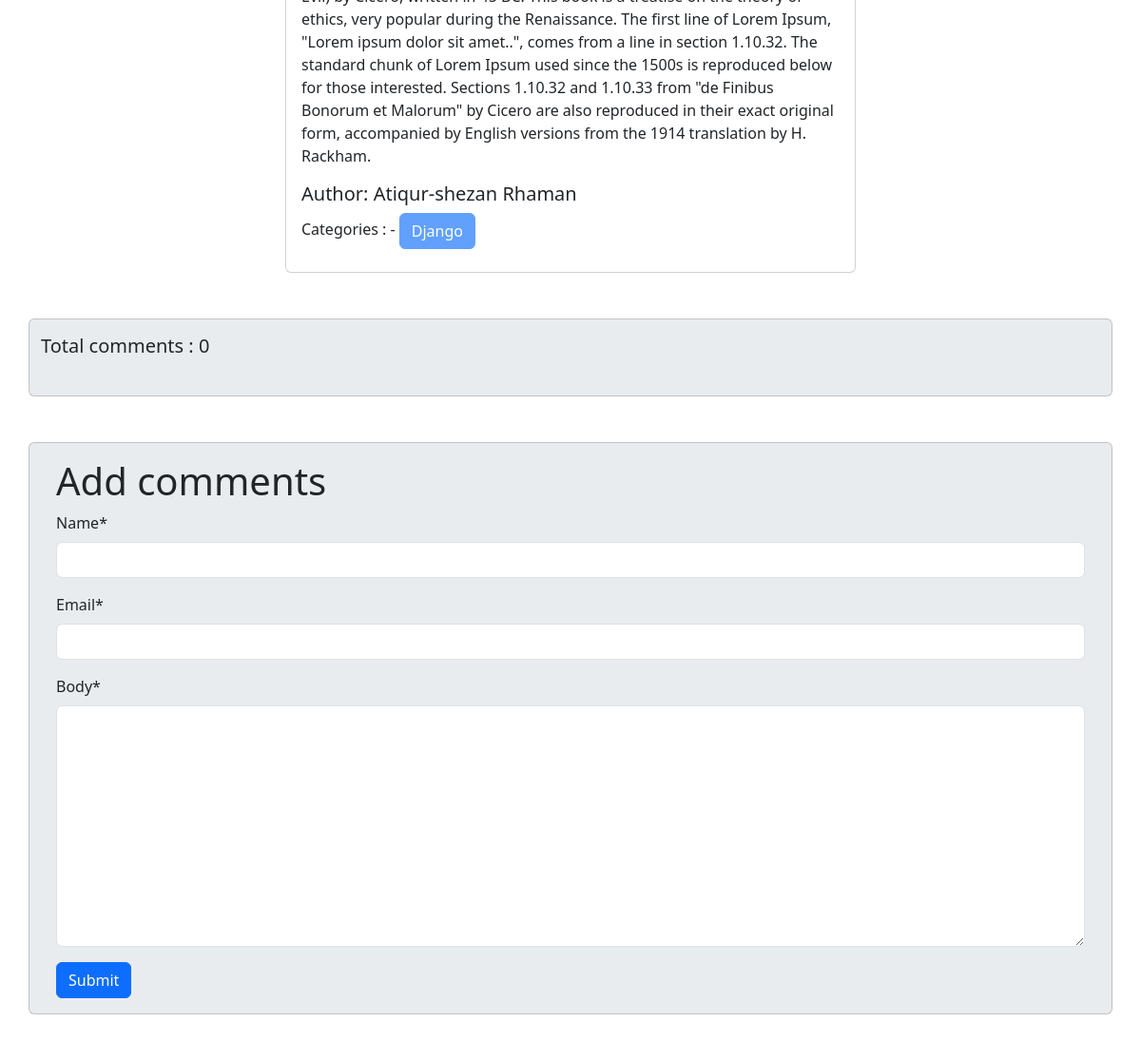
/post/details/7/ (lower part), run on an earlier commit of the app's database.
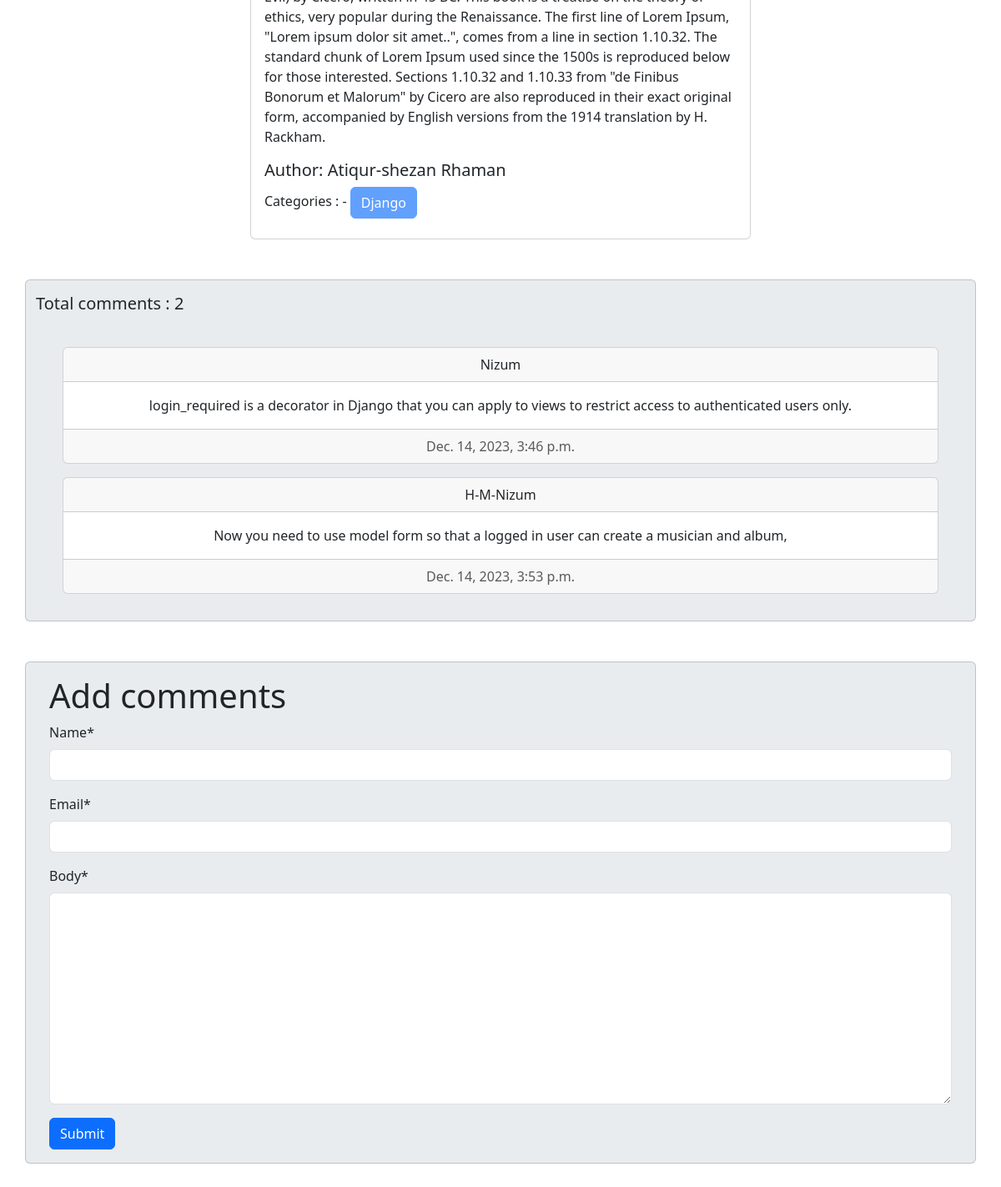
And on a later commit of the database.
### categories/models.py (models this page shows, shortened)
class Category(models.Model):
    name = models.CharField(max_length=100)
    slug = models.SlugField(max_length=100, unique=True, null=True, blank=True)

### posts/models.py (models this page shows, shortened)
class Comment(models.Model):
    post = models.ForeignKey(Post, on_delete = models.CASCADE, related_name='comments')
    name = models.CharField(max_length=30)
    email = models.EmailField()
    body = models.TextField()
    created_on = models.DateTimeField(auto_now_add = True)

### posts/views.py (the view, shortened to what this page needs)
# urls.py: path('details/<int:pk>/', views.post_details_view.as_view(), name='details_post'),
class post_details_view(DetailView):
    model  = models.Post
    template_name = 'post_details.html'
    def get_context_data(self, **kwargs: Any):
        context = super().get_context_data(**kwargs)
        post = self.object # post model ar object ekhan a store korlam
        comments = post.comments.all()
        comment_form = forms.CommentForm()
        context['comments'] = comments
        context['comment_form'] = comment_form
        return context

### posts/forms.py
class CommentForm(forms.ModelForm):
    class Meta:
        model = Comment
        fields = ['name', 'email', 'body']

### posts/templates/post_details.html (shortened to what this page needs)
{% extends "base.html" %}
{% load crispy_forms_tags %}
{% block content %}
<div style="width: 50%; margin: auto">
    <div class="col-sm-12 mb-6 mb-sm-4">
        <div class="card">
            <div class="card-body">
                <p class="card-text">{{post.content}}</p>
                <h5 class="card-title">Author: {{post.author.first_name}} {{post.author.last_name}}</h5>
                <div class="mb-2">
                    Categories : -
                    {% for j in post.category.all %}
                    <button class="btn btn-primary" disabled>{{j.name}}</button>
                    {% endfor %}
                </div>
            </div>
        </div>
    </div>
</div>
<div class="card container mt-5 mb-5 pt-3 bg-body-secondary">
    <h5>Total comments : {{comments | length}}</h5>
    <div class="card-body">
      {% for c in comments %}
      <div class="card text-center m-3">
        <div class="card-header">
           {{c.name}}
        </div>
        <div class="card-body">
          <p class="card-text">{{c.body}}</p>
        </div>
        <div class="card-footer text-body-secondary">
          {{c.created_on}}
        </div>
      </div>
      {% endfor %}
    </div>
  </div>
<div class="card container mt-5 mb-5 bg-body-secondary">
    <div class="card-body">
      <h1>Add comments</h1>
      <form method="post">
          {{comment_form | crispy}}
          <button type="submit" class="btn btn-primary">Submit</button>
      </form>
    </div>
  </div>
{% endblock content %}

What changed in the data, as far as the page shows it:
added Comment: name "Nizum", body "login_required is a decorator in Django that you can apply to views to restrict access to authenticated users only.", created_on "Dec. 14, 2023, 3:46 p.m."
added Comment: name "H-M-Nizum", body "Now you need to use model form so that a logged in user can create a musician and album,", created_on "Dec. 14, 2023, 3:53 p.m."
Also different on the page:
{{ comments | length }}: "0" → "2"
